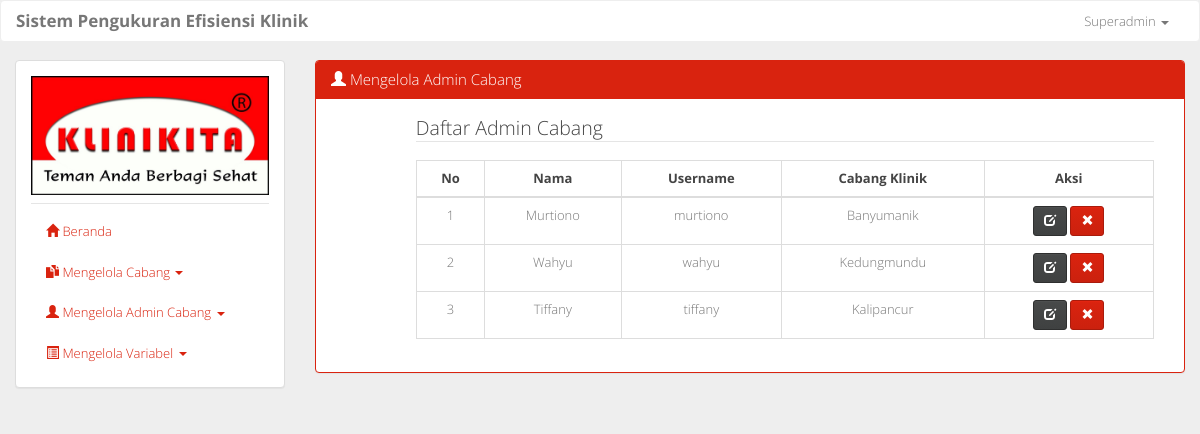
The page /mengelola_pengguna.php (signed in) on the database its author committed.
### tables this page shows
CREATE TABLE `tb_pengguna` (
  `id_pengguna` int(11) NOT NULL,
  `nama` varchar(50) NOT NULL,
  `username` varchar(20) NOT NULL,
  `password` varchar(50) NOT NULL,
  `id_klinik` int(11) NOT NULL,
  `level` char(1) NOT NULL
);

CREATE TABLE `tb_klinik` (
  `id_klinik` int(11) NOT NULL,
  `cabang_klinik` varchar(50) NOT NULL,
  `alamat` varchar(100) NOT NULL
);

### mengelola_pengguna.php (the view, shortened to what this page needs)
<?php include 'layout.php'; ?>
				<div class="col-sm-9">
					<div class="panel panel-primary">
					  	<div class="panel-heading">
					  	<?php
					  		if ($level == 'a') {
						  		echo '<h3 class="panel-title"><span class="glyphicon glyphicon-user"></span> Mengelola Admin Cabang</h3>';
						  	} elseif ($level == 'c') {
						  		echo '<h3 class="panel-title"><span class="glyphicon glyphicon-user"></span> Mengelola Manajer Cabang</h3>';
						  	}
					  	?>
					  	</div>
					  	<div class="panel-body">
						  	<div class="col-sm-11 col-sm-offset-1">
						  	<?php
						  		if ($level == 'a') {
						  			echo '<legend>Daftar Admin Cabang</legend>';
						  		} elseif ($level == 'c') {
						  			echo '<legend>Daftar Manajer Cabang</legend>';
								  	$q = mysqli_query($conn, 'SELECT * FROM tb_pengguna WHERE id_pengguna="'.$id.'"');
								  	$d = mysqli_fetch_assoc($q);
								  	$cabang_klinik = $d['id_klinik'];
						  		}
								$i=1;
								if ($level == 'a') {
									$query = mysqli_query($conn, "SELECT * FROM tb_pengguna AS p, tb_klinik AS k WHERE p.id_klinik = k.id_klinik AND p.level = 'c' ORDER BY p.id_pengguna DESC");
								} else {
									$query = mysqli_query($conn, 'SELECT * FROM tb_pengguna AS p, tb_klinik AS k WHERE p.id_klinik = k.id_klinik AND p.level = "m" AND p.id_klinik = "'.$cabang_klinik.'" ORDER BY p.id_pengguna DESC');
								}
								if (mysqli_num_rows($query) > 0) {
									echo '
										<table class="table table-bordered table-hover">
											<thead>
												<tr>
													<th>No</th>
													<th>Nama</th>
													<th>Username</th>
													<th>Cabang Klinik</th>
													<th>Aksi</th>
												</tr>
											</thead>
											<tbody>
									';
									while($pengguna = mysqli_fetch_assoc($query)) {
										echo '
											<tr>
												<td>'.$i.'</td>
												<td>'.$pengguna['nama'].'</td>
												<td>'.$pengguna['username'].'</td>
												<td>'.$pengguna['cabang_klinik'].'</td>
												<td>
													<a href="ubah_pengguna.php?type=ubah&id='.$pengguna['id_pengguna'].'" class="btn btn-default btn-sm"><span class="glyphicon glyphicon-edit"></span></a>
													<a href="process/hapus_pengguna.php?id='.$pengguna['id_pengguna'].'" onclick="return hapus()" class="btn btn-primary btn-sm"><span class="glyphicon glyphicon-remove"></span></a>
											       </td>
											</tr>
										';
										$i++;
									}
									echo '
											</tbody>
												</table>
									';
								}
							?>
						  	</div>
					  	</div>
					</div>
				</div>
<?php include 'layout2.php' ?>

### assets/css/style.css (style rules this page uses)
body { background-color: #eee; }
th, td { text-align: center; }

### rows shown on the page
tb_pengguna: nama "Murtiono", username "murtiono", id_klinik.cabang_klinik "Banyumanik"
tb_pengguna: nama "Wahyu", username "wahyu", id_klinik.cabang_klinik "Kedungmundu"
tb_pengguna: nama "Tiffany", username "tiffany", id_klinik.cabang_klinik "Kalipancur"

### other values the page prints
$_SESSION['user'] "Superadmin"
